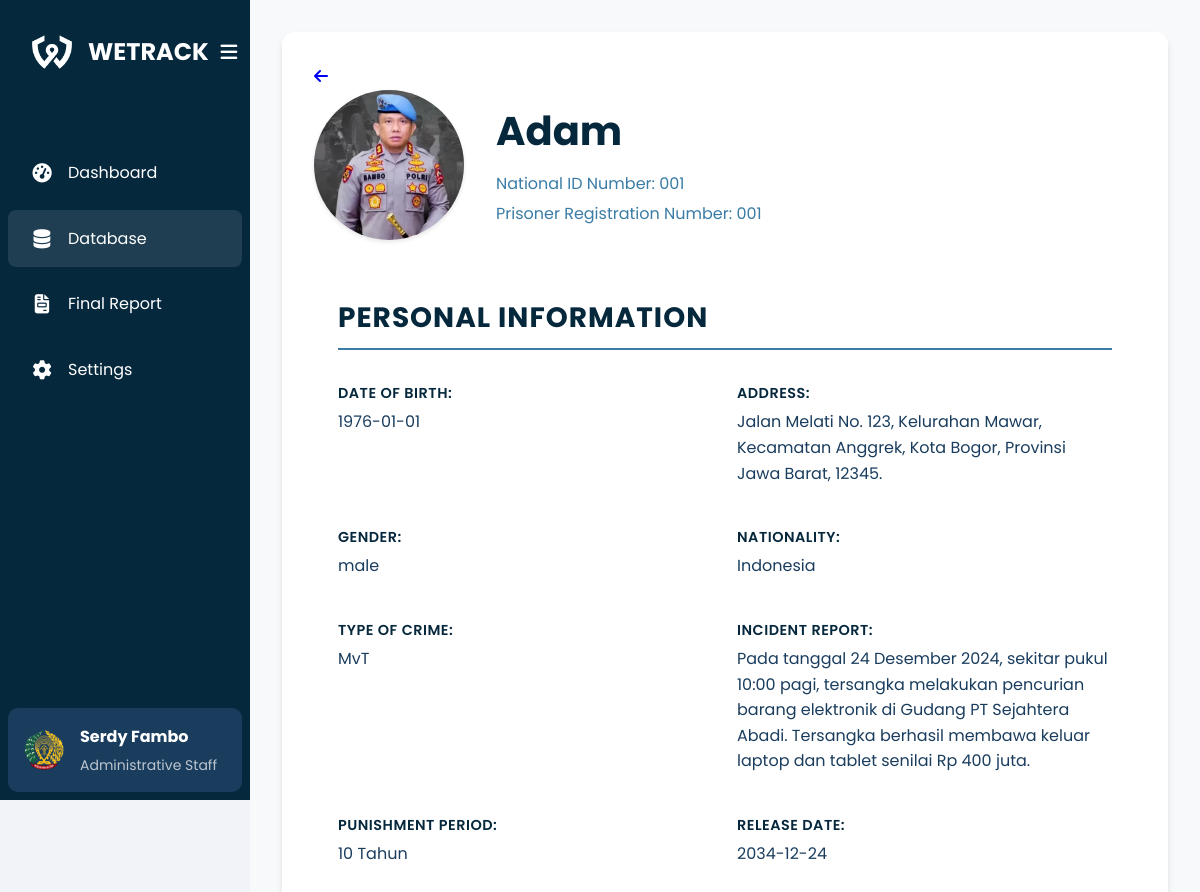
The app's page /lapas/pages/dataNapi.php?id=20 with its own data.
### tables this page shows
CREATE TABLE `mantan_narapidana` (
  `id` int(11) NOT NULL,
  `fileInput` varchar(255) DEFAULT NULL,
  `nik` varchar(20) DEFAULT NULL,
  `nrt` varchar(20) DEFAULT NULL,
  `nama` varchar(100) DEFAULT NULL,
  `dateBirth` date DEFAULT NULL,
  `address` text DEFAULT NULL,
  `gender` enum('male','female') DEFAULT NULL,
  `nationality` varchar(100) DEFAULT NULL,
  `crime` enum('TwA','Ot','Fraud','Assault','NO','Embezzlement','MvT','Robbery','Brawling') DEFAULT NULL,
  `case` text DEFAULT NULL,
  `punishment` varchar(100) DEFAULT NULL,
  `releaseDate` date DEFAULT NULL,
  `report` text DEFAULT NULL,
  `action` tinyint(1) DEFAULT NULL COMMENT '1 for accept, 0 for reject',
  `created_at` timestamp NOT NULL DEFAULT current_timestamp(),
  `prisoner_type` enum('houseArrest','cityPrisoner') DEFAULT NULL,
  `radiusFence` float DEFAULT NULL,
  `centerLat` float DEFAULT NULL,
  `centerLng` float DEFAULT NULL,
  `city_district` varchar(100) DEFAULT NULL,
  `last_login` timestamp NOT NULL DEFAULT current_timestamp() ON UPDATE current_timestamp()
);

### lapas/pages/dataNapi.php (the view, shortened to what this page needs)
<?php
require __DIR__ . '/../../config/connection.php';
if (isset($_GET['id'])) {
    $id = $_GET['id'];
    $result = mysqli_query($conn, "SELECT * FROM mantan_narapidana WHERE id = $id");
    $row = mysqli_fetch_assoc($result);
} else {
    header("Location: data.php");
    exit();
}
?>
<!DOCTYPE html>
<html lang="en">
<head>
    <link rel="stylesheet" href="/wetrack/Lapas/css/dataNapi.css">
    <link rel="stylesheet" href="https://cdnjs.cloudflare.com/ajax/libs/font-awesome/6.4.0/css/all.min.css">
    <link rel="stylesheet" href="https://unpkg.com/leaflet@1.7.1/dist/leaflet.css" />
</head>
<body>
    <div class="container">
        <aside class="sidebar">
            <div class="sidebar-header">
                <div class="logo">
                    <img src="/wetrack/Lapas/Image/wetrack-logo-white.png" alt="WETRACK Logo">
                    <h1 class="logo-text">WETRACK</h1>
                </div>
                <button id="toggle-sidebar" class="toggle-sidebar">
                    <i class="fas fa-bars"></i>
                </button>
            </div>
            <nav class="nav-links">
                <ul>
                    <li><a href="/wetrack/Lapas/pages/home.php"><i class="fas fa-tachometer-alt"></i>
                            <span>Dashboard</span></a></li>
                    <li class="active"><a href="/wetrack/Lapas/pages/data.php"><i class="fas fa-database"></i>
                            <span>Database</span></a></li>
                    <li><a href="/wetrack/Lapas/pages/Laporan.php"><i class="fas fa-file-invoice"></i>
                            <span>Final Report</span></a></li>
                    <li><a href="/wetrack/Lapas/pages/setting.php"><i class="fas fa-cog"></i>
                            <span>Settings</span></a></li>
                </ul>
            </nav>
            <div class="user-profile">
                <img src="/wetrack/Lapas/Image/lapas-logo.png" alt="Profile picture" width="40" height="40">
                <div class="user-info">
                    <h2>Serdy Fambo</h2>
                    <p>Administrative Staff</p>
                </div>
            </div>
        </aside>
        <main class="content">
            <div class="profile-card">
                <div class="path-to-back">
                    <a href="/wetrack/lapas/pages/data.php"><i class="fas fa-arrow-left"></i></a>
                </div>
                <div class="profile-header">
                    <?php
                    $result = $conn->query("SELECT * FROM mantan_narapidana WHERE id = $id");
                    if ($result->num_rows > 0) {
                        $row = $result->fetch_assoc();
                        echo '<img src="' . htmlspecialchars($row["fileInput"]) . '" alt="Profile Image" class="profile-image">';
                    } else {
                        echo '<img src="/wetrack/lapas/image/nanti-diganti.png" alt="Default Photo" class="profile-image">';
                    }
                    ?>
                    <div class="profile-title">
                        <h1><?php echo $row["nama"]; ?></h1>
                        <p class="id-text">National ID Number: <?php echo $row["nik"]; ?></p>
                        <p class="id-text">Prisoner Registration Number: <?php echo $row["nrt"]; ?></p>
                    </div>
                </div>
                <div class="profile-content">
                    <div class="info-section">
                        <h2>Personal Information</h2>
                        <div class="info-grid">
                            <div class="info-item">
                                <label>Date of Birth:</label>
                                <span><?php echo $row["dateBirth"]; ?></span>
                            </div>
                            <div class="info-item">
                                <label>Address:</label>
                                <span><?php echo $row["address"]; ?></span>
                            </div>
                            <div class="info-item">
                                <label>Gender:</label>
                                <span><?php echo $row["gender"]; ?></span>
                            </div>
                            <div class="info-item">
                                <label>Nationality:</label>
                                <span><?php echo $row["nationality"]; ?></span>
                            </div>
                            <div class="info-item">
                                <label>Type of Crime:</label>
                                <span><?php echo $row["crime"]; ?></span>
                            </div>
                            <div class="info-item">
                                <label>Incident Report:</label>
                                <span><?php echo $row["case"]; ?></span>
                            </div>
                            <div class="info-item">
                                <label>Punishment Period:</label>
                                <span><?php echo $row["punishment"]; ?></span>
                            </div>
                            <div class="info-item">
                                <label>Release Date:</label>
                                <span><?php echo $row["releaseDate"]; ?></span>
                            </div>
                        </div>
                    </div>
                </div>
            </div>
        </main>
    </div>
</body>
</html>

### lapas/css/dataNapi.css (style rules this page uses)
:root { --primary-color: #06283D; --secondary-color: #3a7ca5; --background-color: #f1f3f8; --card-color: #ffffff; --accent-color: #f39c12; --text-color: #1a3d5e; --success-color: #27ae60; --danger-color: #e74c3c; --warning-color: #f1c40f; }
* { margin: 0; padding: 0; box-sizing: border-box; }
body { font-family: 'Poppins', sans-serif; background-color: var(--background-color); color: var(--text-color); line-height: 1.6; }
.container { display: flex; min-height: 100vh; }
.sidebar { width: 250px; background: var(--primary-color); color: white; padding: 0.5rem; display: flex; flex-direction: column; transition: width 0.3s ease-in-out; position: fixed; top: 0; left: 0; height: 100vh; overflow-y: auto; z-index: 100; }
.sidebar-header { position: relative; display: flex; justify-content: space-between; align-items: center; padding: 1.5rem; margin-bottom: 2rem; }
.logo { display: flex; align-items: center; gap: 1rem; }
.logo img { width: 40px; height: 40px; flex-shrink: 0; }
.logo-text { font-size: 1.5rem; font-weight: 700; transition: opacity 0.3s ease-in-out; }
.toggle-sidebar { background: transparent; border: none; color: white; font-size: 1.2rem; cursor: pointer; padding: 0.5rem; display: flex; align-items: center; justify-content: center; width: 40px; height: 40px; flex-shrink: 0; }
.nav-links { margin-top: 1rem; }
.nav-links ul { list-style: none; display: flex; flex-direction: column; gap: 0.5rem; }
.nav-links li a { text-decoration: none; color: white; display: flex; align-items: center; padding: 1rem 1.5rem; gap: 1rem; transition: background-color 0.3s ease; }
.nav-links li.active a, .nav-links a:hover { background: rgba(255, 255, 255, 0.1); border-radius: 8px; }
.nav-links a i { font-size: 1.2rem; width: 20px; text-align: center; }
.user-profile { margin-top: auto; display: flex; align-items: center; padding: 1rem; background-color: #1a3d5e; border-radius: 10px; transition: all 0.3s ease-in-out; }
.user-profile img { width: 40px; height: 40px; border-radius: 50%; margin-right: 1rem; transition: margin 0.3s ease-in-out; }
.user-info { transition: opacity 0.3s ease-in-out, width 0.3s ease-in-out; }
.user-info h2 { font-size: 1rem; margin-bottom: 0.25rem; }
.user-info p { font-size: 0.875rem; opacity: 0.7; }
.content { flex: 1; padding: 2rem; margin-left: 250px; overflow-y: auto; background-color: #f8f9fa; }
.profile-card { background: #ffffff; border-radius: 12px; padding: 2rem; box-shadow: 0 4px 6px rgba(0, 0, 0, 0.1); max-width: 1200px; width: 100%; margin: 0 auto; overflow-y: auto; }
.profile-header { display: flex; align-items: center; margin-bottom: 2rem; }
.profile-image { width: 150px; height: 150px; border-radius: 50%; object-fit: cover; margin-right: 2rem; box-shadow: 0 2px 4px rgba(0, 0, 0, 0.1); }
.profile-title { flex-grow: 1; }
.profile-title h1 { color: var(--primary-color); font-size: 2.5rem; margin-bottom: 0.5rem; }
.id-text { color: var(--secondary-color); font-size: 1rem; margin-bottom: 0.25rem; }
.profile-content { display: flex; gap: 2rem; margin-bottom: 2rem; }
.info-section { flex: 1; border-radius: 8px; padding: 1.5rem; }
.info-grid { display: grid; grid-template-columns: 1fr 1fr; gap: 1.5rem; }
.info-item { padding: 0.5rem 0; }
.info-item label { display: block; font-weight: 600; margin-bottom: 0.25rem; color: var(--primary-color); font-size: 0.9rem; text-transform: uppercase; letter-spacing: 0.5px; }
.info-item span { color: var(--text-color); font-size: 1rem; display: block; word-wrap: break-word; }
.info-section h2, .violation-section h2 { color: var(--primary-color); font-size: 1.75rem; margin-bottom: 1.5rem; border-bottom: 2px solid var(--secondary-color); padding-bottom: 0.5rem; text-transform: uppercase; letter-spacing: 1px; }

### records on screen
mantan_narapidana: fileInput (picture), nama "Adam", nik "001", nrt "001", dateBirth "1976-01-01", address "Jalan Melati No. 123, Kelurahan Mawar, Kecamatan Anggrek, Kota Bogor, Provinsi Jawa Barat, 12345.", gender "male", nationality "Indonesia", crime "MvT", case "Pada tanggal 24 Desember 2024, sekitar pukul 10:00 pagi, tersangka melakukan pencurian barang elektronik di Gudang PT Sejahtera Abadi. Tersangka berhasil membawa keluar laptop dan tablet senilai Rp 400 juta.", punishment "10 Tahun", releaseDate "2034-12-24"
